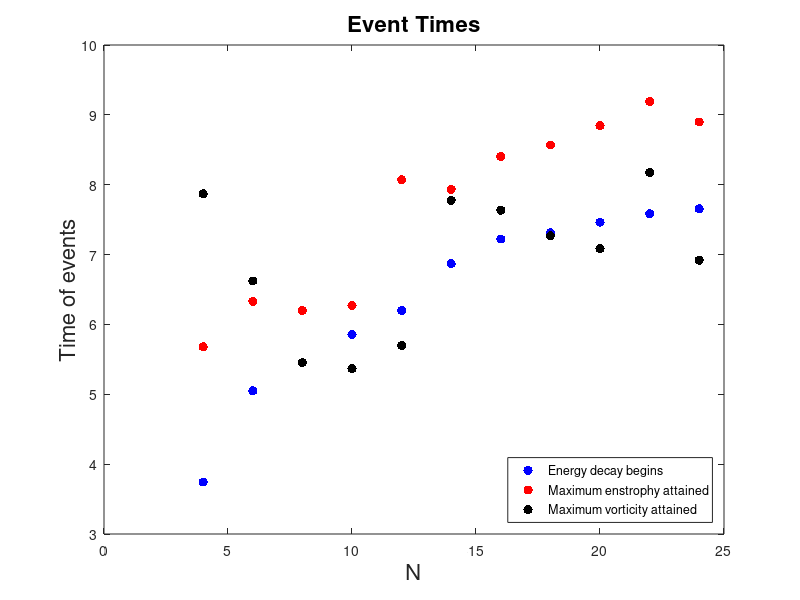
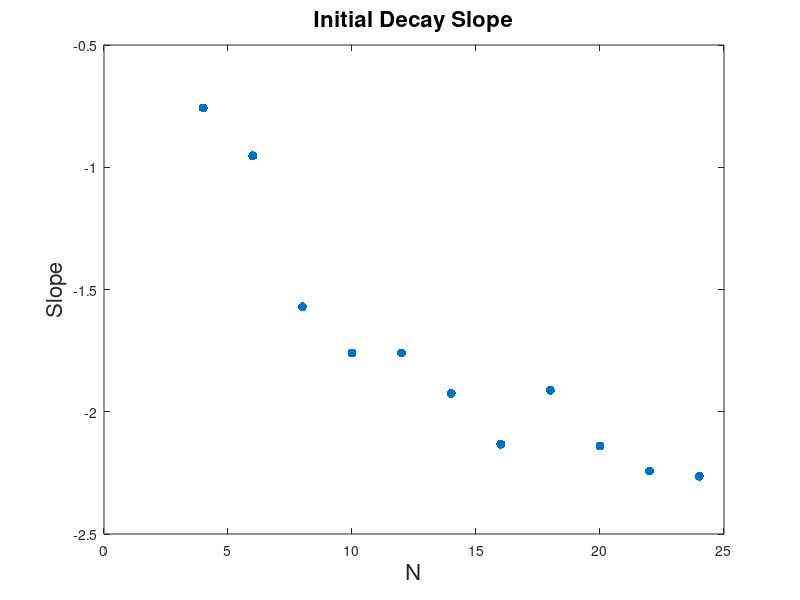
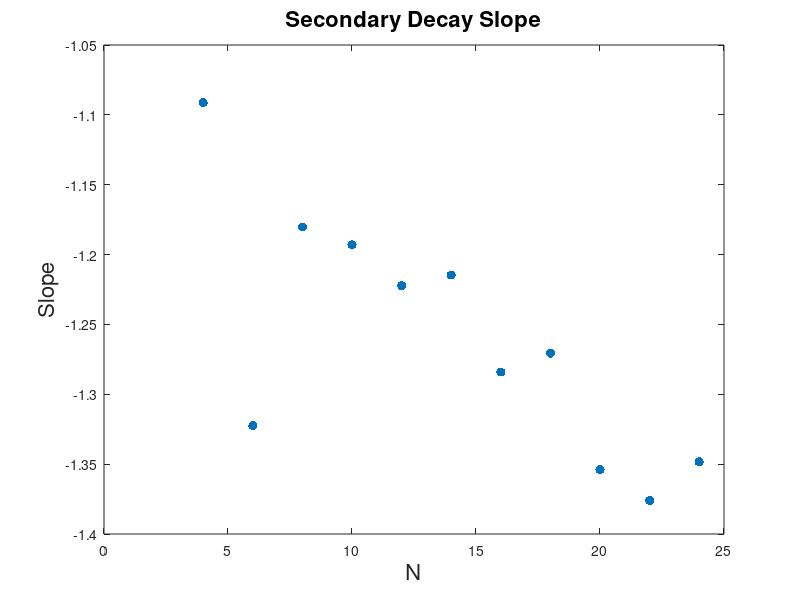
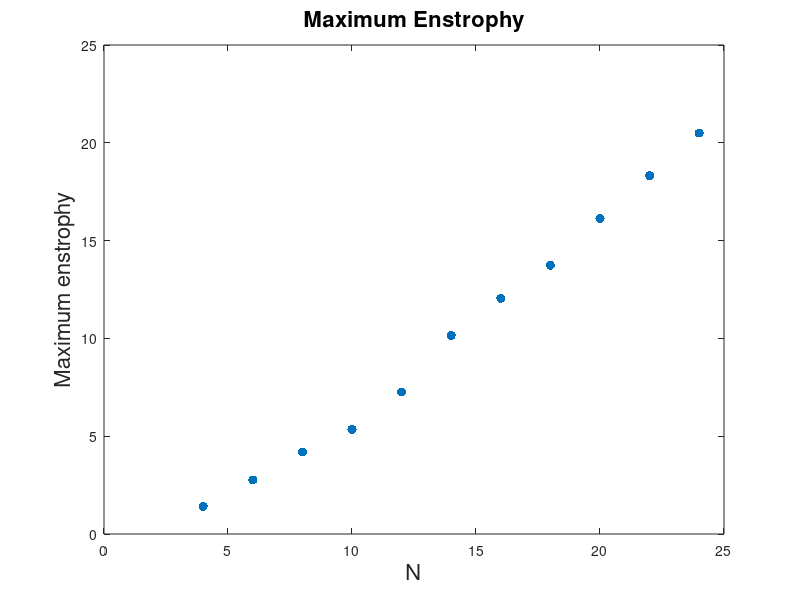

MATLAB code to generate these figures, in order:
clear al; close all

load slopes
load slopes2
load turn_times
load ens_max
load ens_max_time
load vort_max
load vort_max_time

N_list = 4:2:24;

figure(1)
hold off
plot(N_list,turn_times,'b.','markersize',20)
hold on
plot(N_list,ens_max_time,'r.','markersize',20)
plot(N_list,vort_max_time,'k.','markersize',20)
xlabel('N','fontsize',16)
ylabel('Time of events','fontsize',16)
legend('Energy decay begins','Maximum enstrophy attained','Maximum vorticity attained','location','southeast')
title('Event Times','fontsize',16)
saveas(gcf,'turn_times','png')

figure(2)
hold off
plot(N_list,slopes,'.','markersize',20)
xlabel('N','fontsize',16)
ylabel('Slope','fontsize',16)
title('Initial Decay Slope','fontsize',16)
saveas(gcf,'slopes','png')

figure(3)
hold off
plot(N_list,slopes2,'.','markersize',20)
xlabel('N','fontsize',16)
ylabel('Slope','fontsize',16)
title('Secondary Decay Slope','fontsize',16)
saveas(gcf,'slopes2','png')

figure(4)
hold off
plot(N_list,ens_max,'.','markersize',20)
xlabel('N','fontsize',16)
ylabel('Maximum enstrophy','fontsize',16)
title('Maximum Enstrophy','fontsize',16)
saveas(gcf,'enstrophy','png')

figure(5)
hold off
plot(N_list,vort_max,'.','markersize',20)
xlabel('N','fontsize',16)
ylabel('Maximum vorticity','fontsize',16)
title('Maximum Vorticity','fontsize',16)
saveas(gcf,'vorticity','png')
